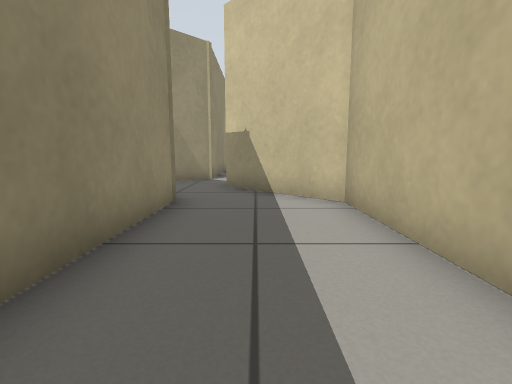
view 1 (above)

12 first-person views from a walk through a Gazebo world. The camera is 0.5 m above the floor, tilts 8° down and sees 85° across. The floor is counted in squares, 0.5 m on a side. Each view is taken from the middle of a square. On the plan, view 1 faces up. The plan holds only what a view shows up to about 11 squares ahead; the rest is blank. The place goes on beyond the plan.

view 2
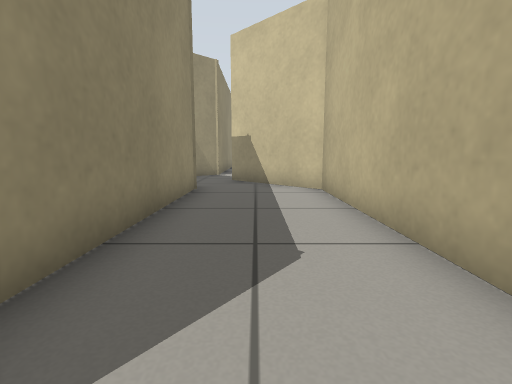

view 3
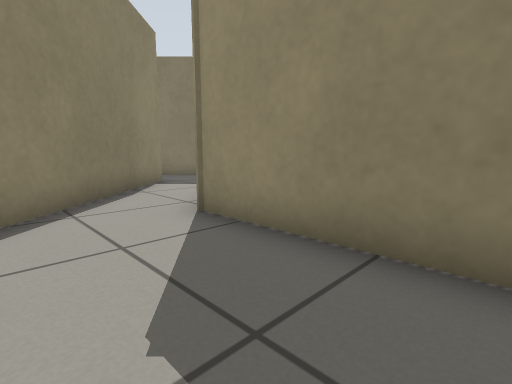

view 4
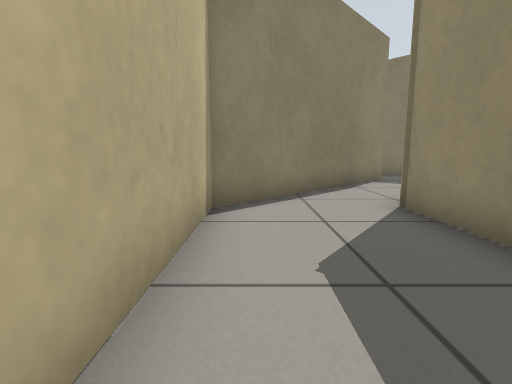

view 5
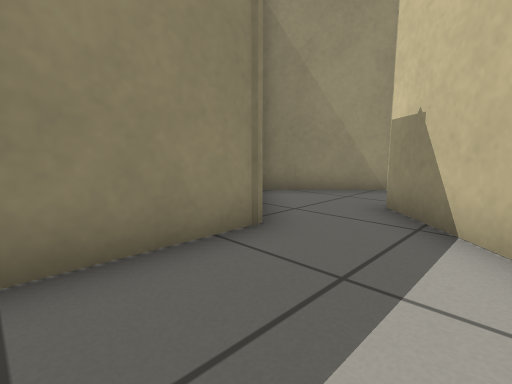

view 6
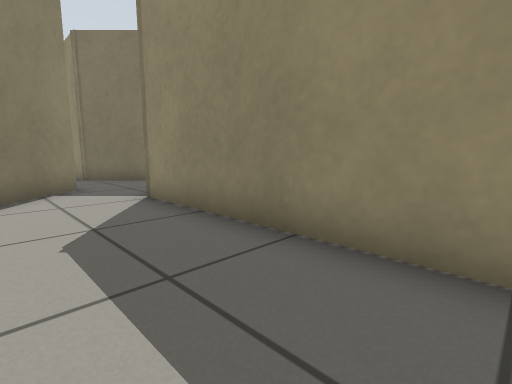

view 7
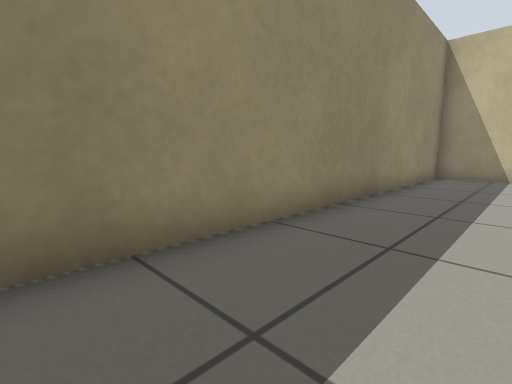

view 8
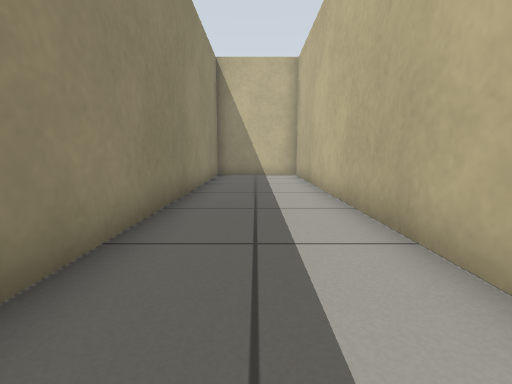

view 9
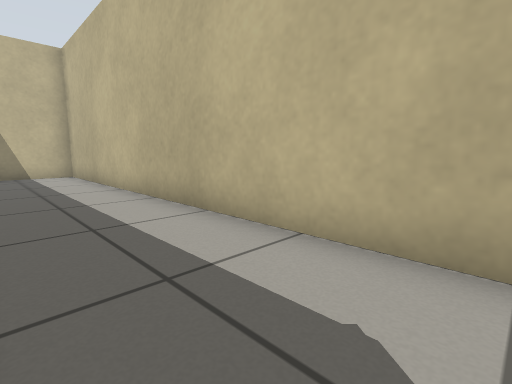

view 10
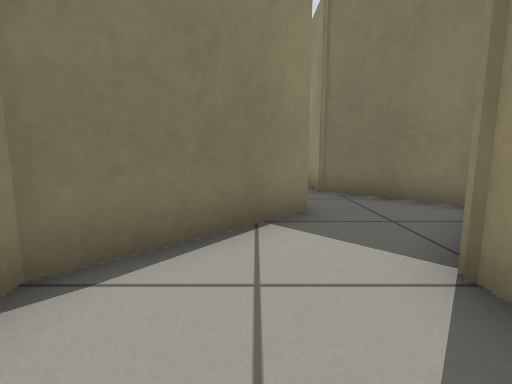

view 11
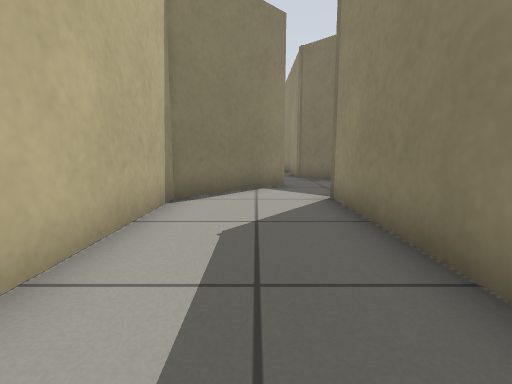

view 12
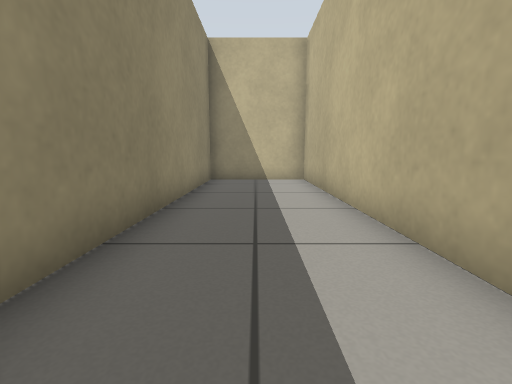

### Floor plan
Points are (right, up) in squares from view 1. A wall is a line through its corners. A room is listed if a view was taken in it or the views show most of it. See-through windows are left out.
Room 1 (views 1, 2, 3, 4, 5)
walls: (-3.9, 7.9) (-1.7, 5.7) (-1.7, -2.2); (-1.7, 10.8) (-4.1, 8.4); (-3.8, -7.5) (1.8, -2) (1.8, 5.6) (-0.9, 8.3) (-0.2, 9)
ways out: opening at (-1, 10) to room 2
Room 2 (views 6, 7, 8, 9, 10, 11, 12)
walls: (-0.2, 9) (1.8, 11) (1.8, 26.5) (-1.7, 26.5) (-1.7, 10.8)
ways out: opening at (-1, 10) to room 1

Positions as (right, up) in squares from view 1, and headings:
1: (0, 0), facing up
2: (0, -2), facing up
3: (1, 2), facing down-left
4: (1, 3), facing down
5: (1, 3), facing up-left
6: (1, 17), facing down-left
7: (1, 14), facing up-left
8: (0, 14), facing up
9: (-1, 13), facing up-right
10: (0, 13), facing down
11: (0, 17), facing down
12: (0, 16), facing up
